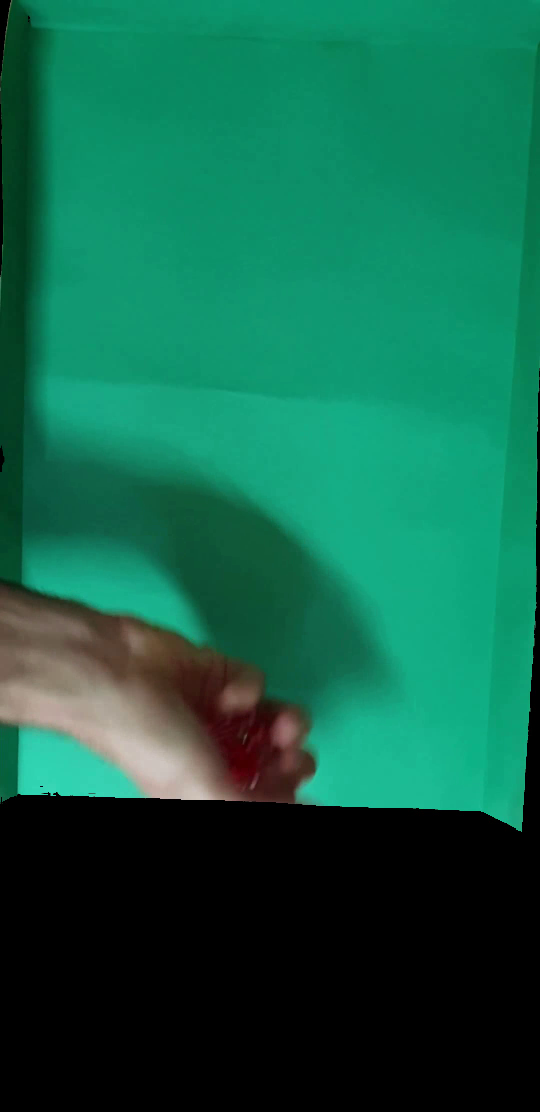
#> input picture frame 14 of videos_dados/salida_tirada_1.mp4, 1080 x 2224 px, given in place of tirada_1.mp4, which was not available (shown at 1/2 size)
$ python tiradas_dados.py
#> lines starting #> are read from the running program, lines starting #| are printed output that depends on the picture; after the words box and inside, x2 and y2 are one past the last pixel; in counts of white or black regions, pixels touching at a corner belong together; pictures that were not available may be replaced by others from this repository, and a replacement may not be noted
import numpy as np
import cv2
import matplotlib.pyplot as plt

def imshow(img, new_fig=True, title=None, color_img=False, blocking=False, colorbar=True, ticks=False):
    if new_fig:
        plt.figure()
    if color_img:
        plt.imshow(img)
    else:
        plt.imshow(img, cmap='gray')
    plt.title(title)
    if not ticks:
        plt.xticks([]), plt.yticks([])
    if colorbar:
        plt.colorbar()
    if new_fig:
        plt.show(block=blocking)
def segmentar(imagen, margen_inferior:np.array, margen_superior:np.array):
    """
    Recibe una imagen y dos margenes y devuelve una mascara en escala de grises
    poniedo a todos los pixeles que tienen valores entre esos margenes un valor  de 255
    """
    mask = cv2.inRange(imagen, margen_inferior, margen_superior)
    return mask
def leer_video(ruta_video):
#> called with ruta_video = 'videos_dados/tirada_1.mp4'
    limite_inferior_rojo = np.array([75, 0, 0])
    limite_superior_rojo = np.array([255, 65, 75])
    limite_inferior_verde = np.array([0, 0, 0])
    limite_superior_verde = np.array([165, 215,180])
    limite_inferior_verde_hsv = np.array([65, 180, 60])
    limite_superior_verde_hsv = np.array([95, 255,215])
    # img = cv2.imread(img_path, cv2.IMREAD_GRAYSCALE)
    imag = cv2.VideoCapture(ruta_video)
    frames = []
    frames_gr = []
    frames_hsv =[]
    i=0
    while True:
        ret,frame = imag.read()
#> frame is the input picture: shape (2224, 1080, 3); mean B, G, R 72.5, 97.8, 17.6
        if not ret:
            break
        frame_hsv = cv2.cvtColor(frame,cv2.COLOR_BGR2HSV)
#> frame_hsv: shape (2224, 1080, 3); mean H, S, V 54.3, 155.2, 99.3
        if i == 0:
            mascara = segmentar(frame_hsv,limite_inferior_verde_hsv,limite_superior_verde_hsv)
#> in segmentar, `mask = cv2.inRange(imagen, margen_inferior, margen_superior)`:
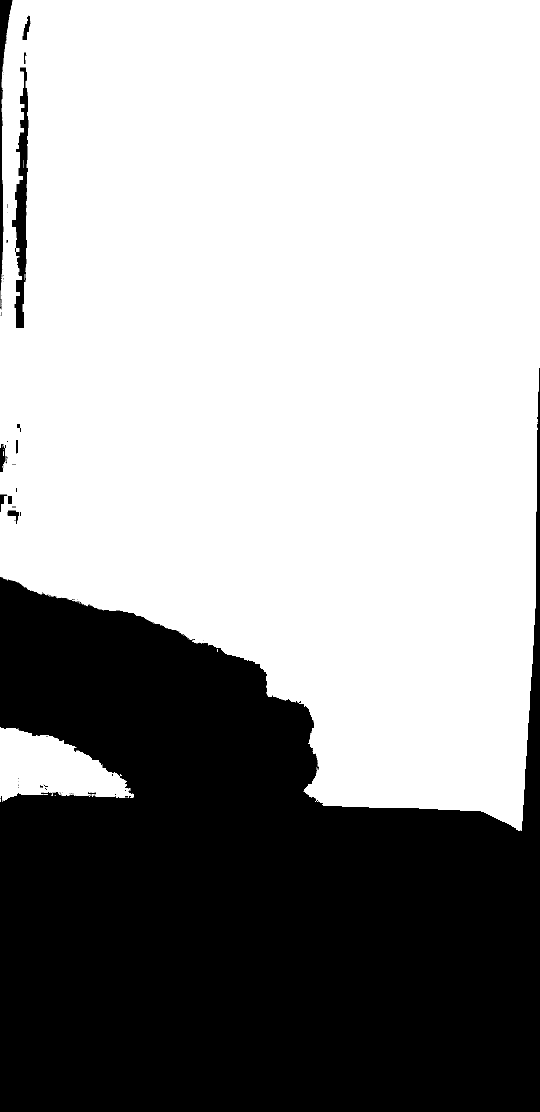
#> mask: shape (2224, 1080) (shown at 1/2 size); 63.6% white; 95 black regions (83 under 20 px), largest, box (x1, y1, x2, y2) and area: (0, 736, 1080, 2224) 860657, (24, 135, 57, 656) 7999, (0, 0, 25, 619) 4000
            i += 1

        frame = cv2.cvtColor(frame,cv2.COLOR_BGR2RGB)
        # plt.imshow(frame)
        # plt.show()
        masked_frame = cv2.bitwise_and(frame, frame, mask = mascara)
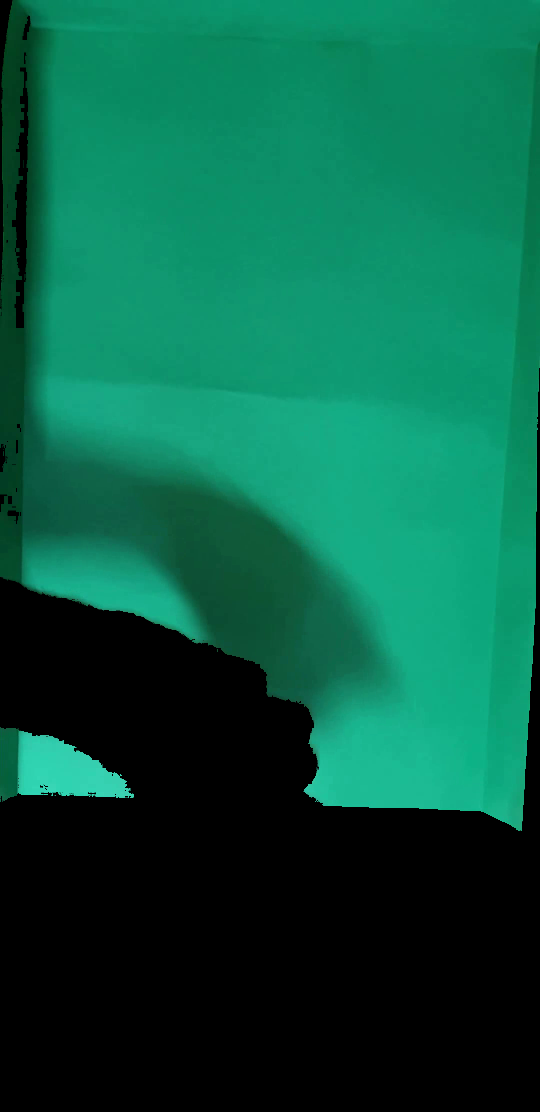
#> masked_frame: shape (2224, 1080, 3) (shown at 1/2 size); mean R, G, B 9.2, 90.3, 66.1
        frames.append(masked_frame)
        frame_gr = cv2.cvtColor(frame,cv2.COLOR_BGR2GRAY)
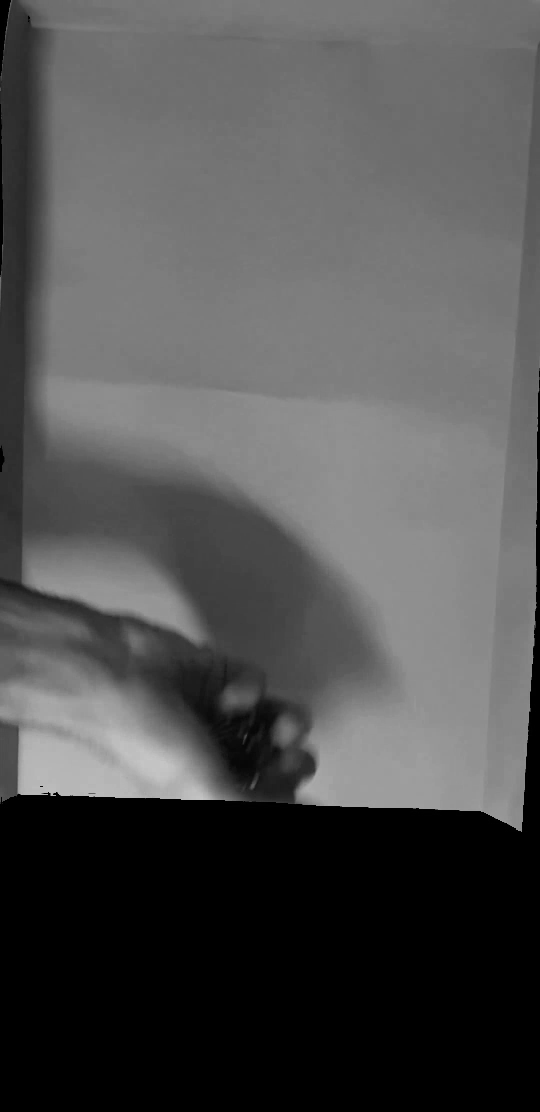
#> frame_gr: shape (2224, 1080) (shown at 1/2 size); min 0, max 199, mean 81.1
        masked_frame_gr = cv2.bitwise_and(frame_gr, frame_gr, mask = mascara)
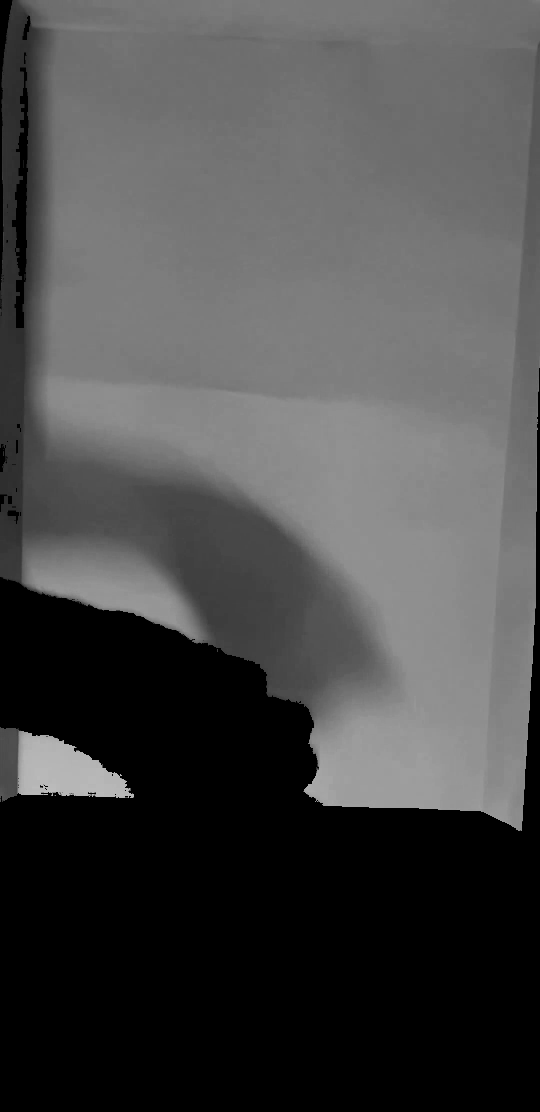
#> masked_frame_gr: shape (2224, 1080) (shown at 1/2 size); min 0, max 189, mean 73.8
        frames_gr.append(masked_frame_gr)
        frames_hsv.append(frame_hsv)
        # [8 lines of commented-out code are left out]
    return frames_hsv,frames,frames_gr
##############ESRE ES EL DE AHORA
limite_inferior_rojo = np.array([75, 0, 0])
limite_superior_rojo = np.array([255, 65, 75])
limite_inferior_verde = np.array([0, 0, 0])
limite_superior_verde = np.array([165, 215,180])
limite_inferior_verde_hsv = np.array([65, 180, 60])
limite_superior_verde_hsv = np.array([95, 255,215])
for tirada in range(1,5):
    frameshsv,frames,frames_gr = leer_video(f"videos_dados/tirada_{tirada}.mp4")
    frame_min = 40
    freno = 0
    band = 0
    band2 = 0
    movimiento = len(frames_gr) - 1
    for i in range(len(frames_gr)-2):
        frame1 = segmentar(frames[i],limite_inferior_rojo,limite_superior_rojo)
        frame2 = segmentar(frames[i+1],limite_inferior_rojo,limite_superior_rojo)
        frame3 = segmentar(frames[i+2],limite_inferior_rojo,limite_superior_rojo)
        # [6 lines of commented-out code are left out]
        diff = cv2.absdiff(frame1,frame2)
        # diff_gray = cv2.cvtColor(diff, cv2.COLOR_BGR2GRAY)
        _, diff_thresh = cv2.threshold(diff, 25, 255, cv2.THRESH_BINARY)
        # plt.imshow(diff_thresh,cmap = 'gray')
        # plt.show()
        movement = np.sum(diff_thresh > 0)
        diff2 = cv2.absdiff(frame2,frame3)
        _, diff_thresh2 = cv2.threshold(diff2, 25, 255, cv2.THRESH_BINARY)
        movement2 = np.sum(diff_thresh2 > 0)
        if movement < 2000 and i > frame_min and band == 0 and movement2 <2000:
            # print("ACA 2",i)
            band=1
            freno = i
        elif movement > 2000 and movement2 > 2000 and band==1 and band2==0:
            # print("ACA",i)
            band2 = 1
            movimiento = i
            break
        # print(freno)
        # print(movimiento)
        # print(i, ":" ,movement)
    #Freno: frame en el que deja de haber movimiento
    #Movimiento: Frame en el que vuelve a haber movimiento o ultimo frame del video
    salida = []
    for i in range(len(frames)):
        if i < freno or i > movimiento:
            salida.append(frames[i])
        else:
            im = frames[i]
            mascara = segmentar(im, limite_inferior_rojo,limite_superior_rojo)
            # plt.imshow(mascara,cmap='gray')
            # plt.show()
            result = cv2.bitwise_and(im, im, mask = mascara)
            # plt.imshow(mascara,cmap='gray')
            # plt.show()
            contours, jerarquia = cv2.findContours(mascara, cv2.RETR_TREE, cv2.CHAIN_APPROX_SIMPLE)
            # for j,cnt in enumerate(contours):
            #     print(cv2.contourArea(cnt))
            filtered_contours = [(i,cnt) for i,cnt in enumerate(contours) if cv2.contourArea(cnt) > 100]
            dados = []
            indices = []
            for i,cnt in filtered_contours:
                # Crear un rectángulo alrededor del contorno
                x, y, w, h = cv2.boundingRect(cnt)
                indices.append(i)
                # Recortar el objeto en la imagen original en color
                objeto = result[y:y+h, x:x+w]
                # Mostrar el objeto
                dados.append(objeto)
                # plt.imshow(objeto)
                # plt.title("Contornos encontrados")
                # plt.show()
            dict_contornos = {}
            padres = 0
            hijos = 0
            conteo_dado = 0
            copia = im.copy()
            for indice in indices:
                _, _, first_child, parent = jerarquia[0][indice]
                # print(indice,jerarquia[0][indice])
                # print(first_child,parent)
                if parent == -1:
                    #Es padre
                    padres +=1
                    color = (0, 0, 255)  # Azul para contornos padres
                    dict_contornos[indice] = []  # Inicializo la lista de hijos para este padre
                else:
                    # Contorno hijo
                    hijos += 1
                    color = (0, 0, 255)  # Azul para contornos hijos
                    # Agregar este contorno hijo a la lista del contorno padre
                    if parent in dict_contornos:
                        dict_contornos[parent].append(indice)
                conteo_dado = hijos
                cv2.drawContours(copia, contours, indice, color, 1)
            conteo_dados = hijos
            for parent_index in dict_contornos:
                # Obtenemos las coordenadas del rectángulo que envuelve el dado
                if len(dict_contornos[parent_index])==0:
                    continue
                x, y, w, h = cv2.boundingRect(contours[parent_index])
                # Asignamos el número de puntos detectados en el dado (hijos)
                numero = len(dict_contornos[parent_index])
                # Escribimos el número sobre el dado
                cv2.putText(copia, str(numero), (x + w // 2, y + h // 2), cv2.FONT_HERSHEY_SIMPLEX, 2.0, (0, 0, 255), 2)
            # salida += [copia for _ in range(movimiento - freno)]# Si no se mueve pego directamente 20 frames de estos falla algo con los frames agregados
            salida.append(copia)
            # i += (movimiento-freno)
    output_video = f"videos_dados/salida_tirada_{tirada}.mp4"
    frame_height, frame_width, _ = salida[0].shape
    # Creo el objeto VideoWriter
    fourcc = cv2.VideoWriter_fourcc(*'mp4v')
    out = cv2.VideoWriter(output_video, fourcc, 30.0, (frame_width, frame_height))
    # Agregar cada frame al video
    for frame in salida:
        out.write(cv2.cvtColor(frame,cv2.COLOR_RGB2BGR))
    # Libero el objeto VideoWriter
    out.release()

$ run again, starting later in the video
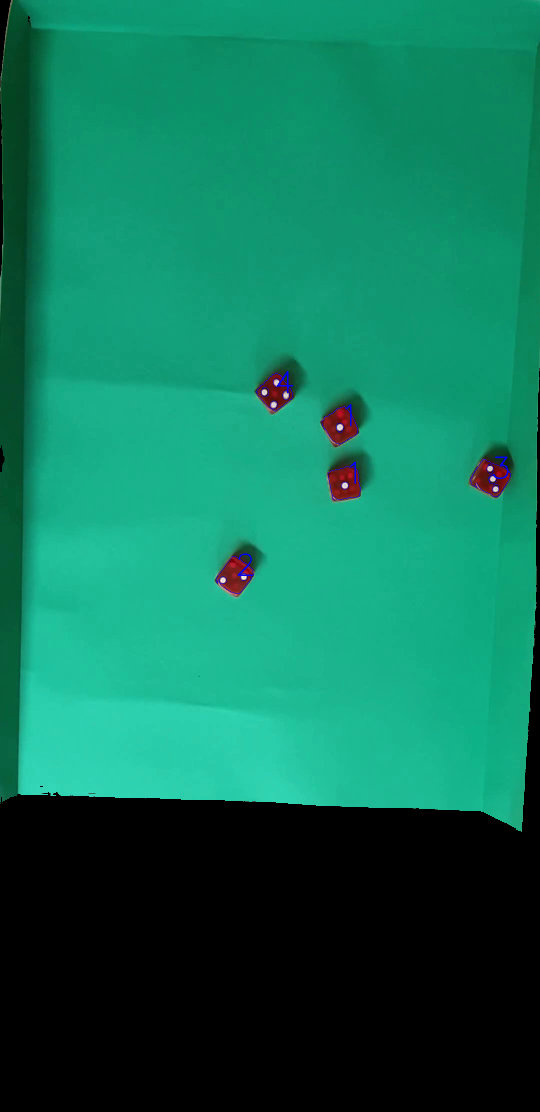
#> input picture frame 65 of videos_dados/salida_tirada_1.mp4, 1080 x 2224 px, given in place of tirada_1.mp4, which was not available (shown at 1/2 size)
#> in leer_video, frame is the input picture: shape (2224, 1080, 3); mean B, G, R 86.4, 113, 15.4
#> frame_hsv: shape (2224, 1080, 3); mean H, S, V 58.7, 160.8, 113.8
#> in segmentar, `mask = cv2.inRange(imagen, margen_inferior, margen_superior)`:
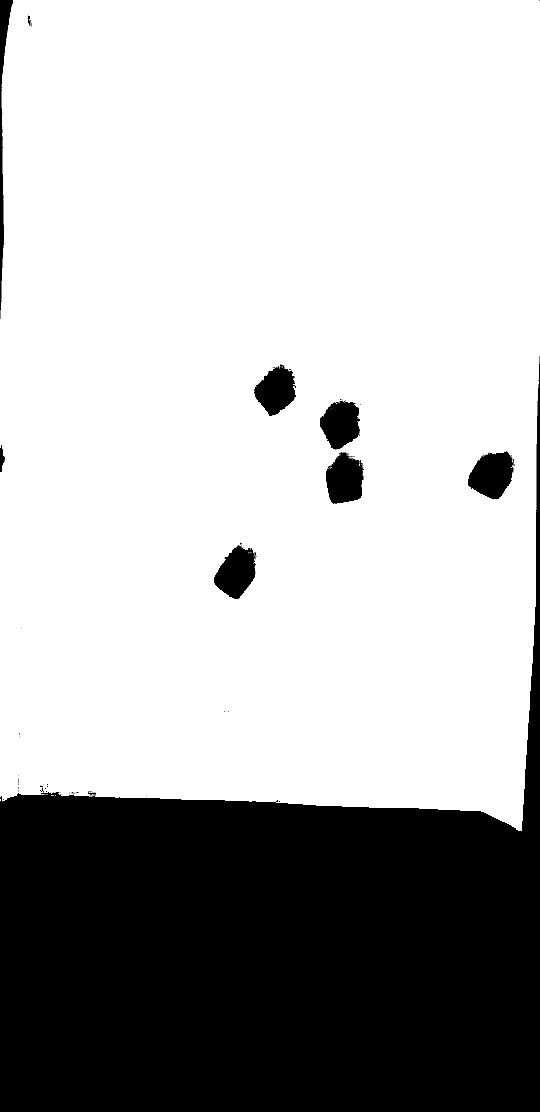
#> mask: shape (2224, 1080) (shown at 1/2 size); 70.4% white; 108 black regions (99 under 20 px), largest, box (x1, y1, x2, y2) and area: (0, 712, 1080, 2224) 677517, (936, 902, 1028, 999) 6205, (428, 1090, 512, 1198) 5927
#> in leer_video, `frame_gr = cv2.cvtColor(frame,cv2.COLOR_BGR2GRAY)`:
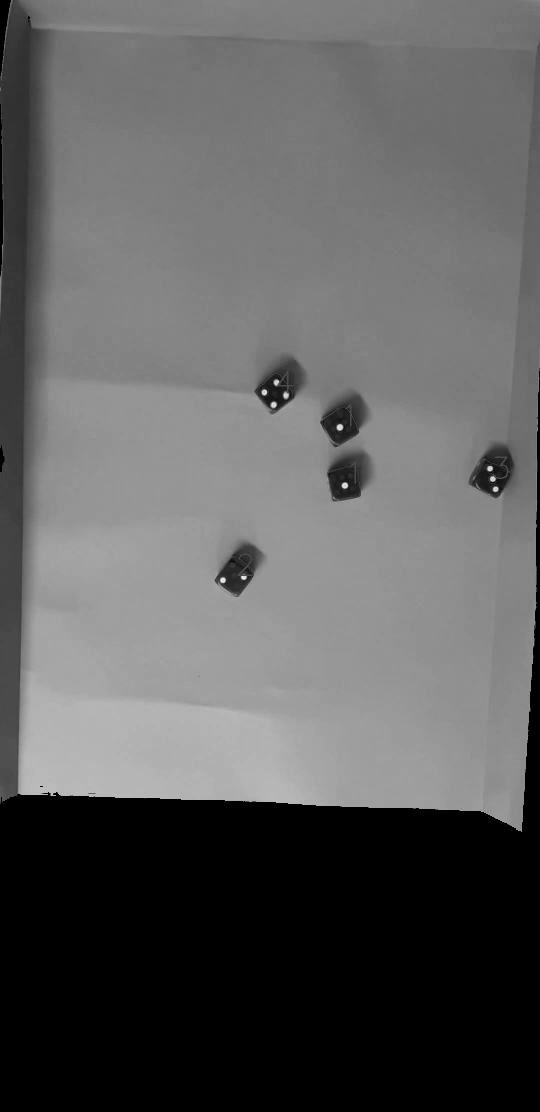
#> frame_gr: shape (2224, 1080) (shown at 1/2 size); min 0, max 251, mean 93.9

$ run again, starting later in the video
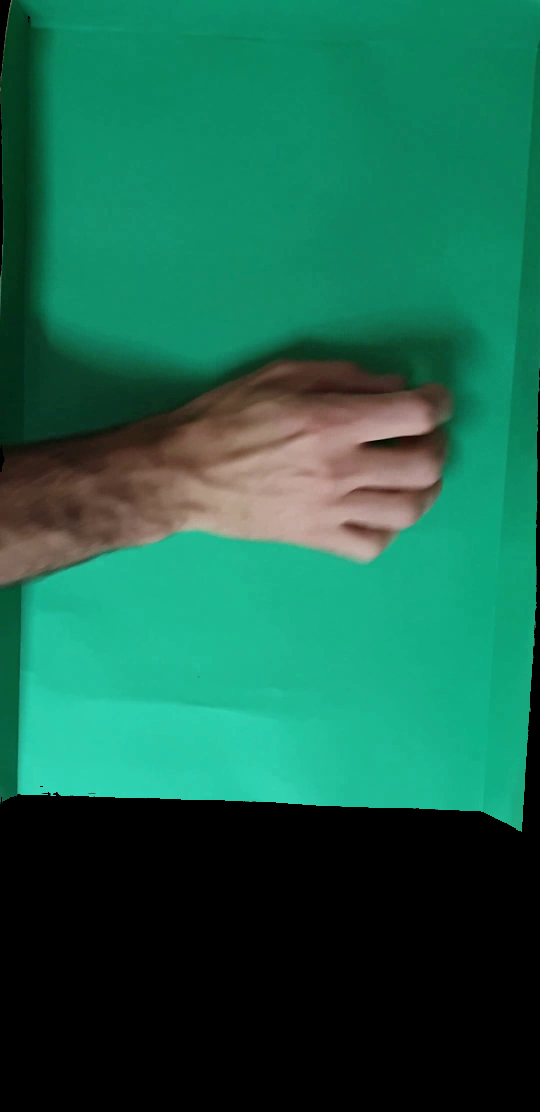
#> input picture frame 116 of videos_dados/salida_tirada_1.mp4, 1080 x 2224 px, given in place of tirada_1.mp4, which was not available (shown at 1/2 size)
#> in leer_video, frame is the input picture: shape (2224, 1080, 3); mean B, G, R 76.2, 99.6, 24.8
#> frame_hsv: shape (2224, 1080, 3); mean H, S, V 50.7, 146.4, 102.4
#> in segmentar, `mask = cv2.inRange(imagen, margen_inferior, margen_superior)`:
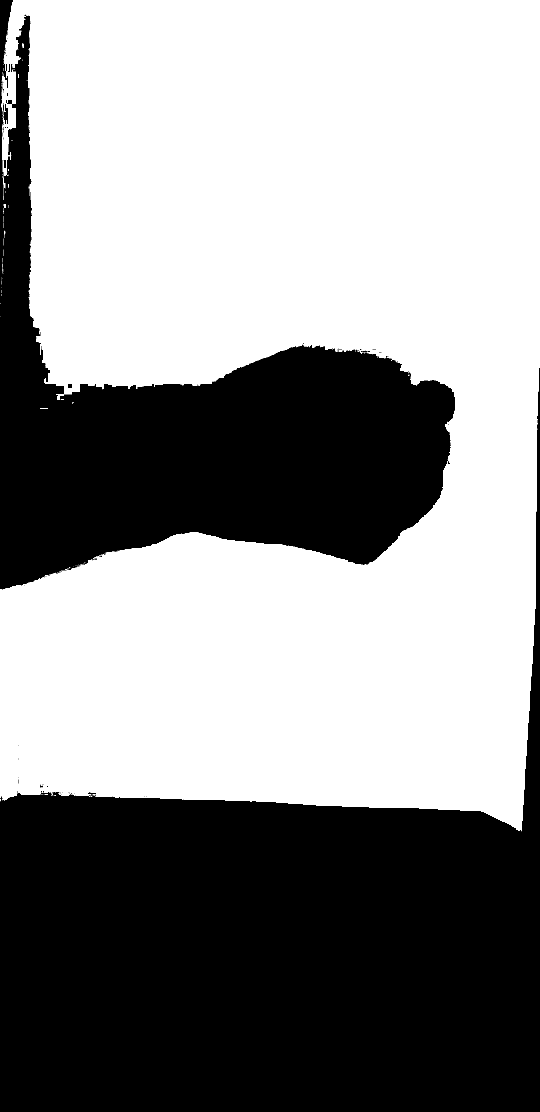
#> mask: shape (2224, 1080) (shown at 1/2 size); 56.9% white; 88 black regions (82 under 20 px), largest, box (x1, y1, x2, y2) and area: (0, 736, 1080, 2224) 677239, (0, 0, 910, 1180) 357035, (8, 320, 12, 336) 64, (136, 768, 144, 776) 64, (16, 128, 20, 144) 36, (722, 701, 735, 704) 26
#> in leer_video, `masked_frame_gr = cv2.bitwise_and(frame_gr, frame_gr, mask = mascara)`:
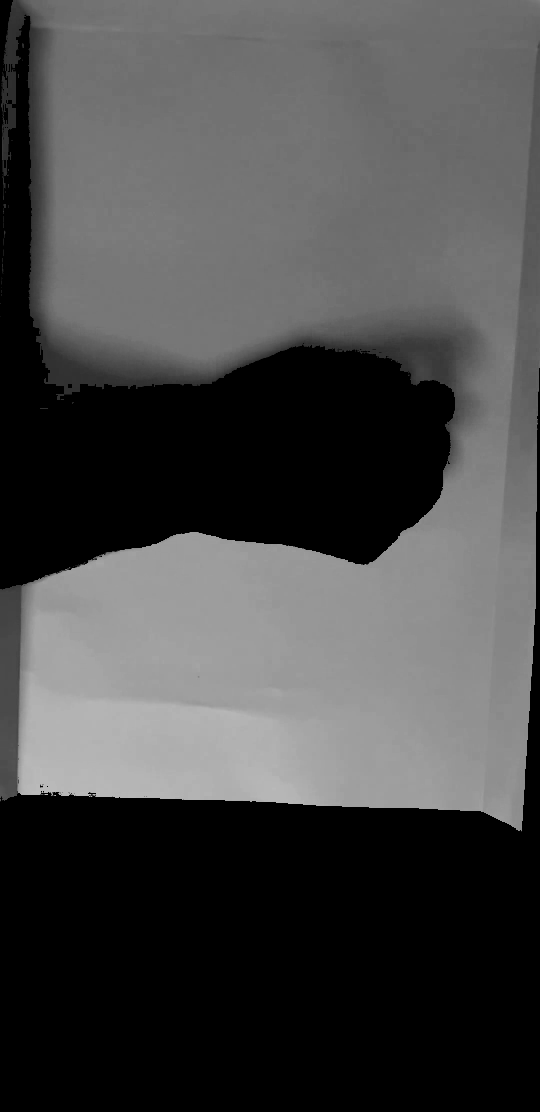
#> masked_frame_gr: shape (2224, 1080) (shown at 1/2 size); min 0, max 189, mean 71.8
